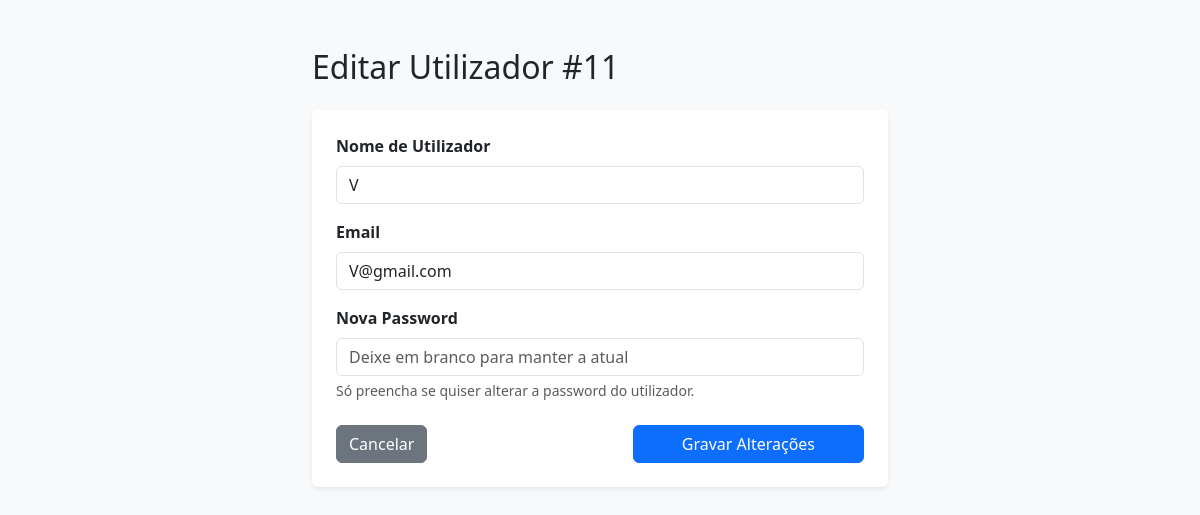
Screenshot of /admin_users_editar.php?id=11 with the database file from the repository.
### tables this page shows
CREATE TABLE IF NOT EXISTS `utilizador` (
  `id` int NOT NULL AUTO_INCREMENT,
  `nome_utilizador` varchar(50) NOT NULL,
  `email` varchar(100) NOT NULL,
  `password_hash` varchar(255) NOT NULL,
  `data_registo` timestamp NULL DEFAULT CURRENT_TIMESTAMP,
  `ativo` tinyint(1) DEFAULT '1',
  PRIMARY KEY (`id`),
  UNIQUE KEY `nome_utilizador` (`nome_utilizador`),
  UNIQUE KEY `email` (`email`)
);

### admin_users_editar.php (the view, shortened to what this page needs)
<?php
require('includes/connection.php');
$id = (int)$_GET['id'];
$stmt = $dbh->prepare("SELECT * FROM utilizador WHERE id = :id");
$stmt->execute([':id' => $id]);
$user = $stmt->fetch(PDO::FETCH_ASSOC);
?>
<!DOCTYPE html>
<html lang="pt-pt">
<head>
  <link href="https://cdn.jsdelivr.net/npm/bootstrap@5.3.8/dist/css/bootstrap.min.css" rel="stylesheet">
</head>
<body class="bg-light">
<div class="container my-5" style="max-width: 600px;">
    <h2 class="mb-4">Editar Utilizador #<?php echo $user['id']; ?></h2>
    <form method="POST" class="bg-white p-4 rounded shadow-sm">
        <div class="mb-3">
            <label class="form-label fw-bold">Nome de Utilizador</label>
            <input type="text" name="nome_utilizador" class="form-control" value="<?php echo htmlspecialchars($user['nome_utilizador']); ?>" required>
        </div>
        <div class="mb-3">
            <label class="form-label fw-bold">Email</label>
            <input type="email" name="email" class="form-control" value="<?php echo htmlspecialchars($user['email']); ?>" required>
        </div>
        <div class="mb-4">
            <label class="form-label fw-bold">Nova Password</label>
            <input type="password" name="password" class="form-control" placeholder="Deixe em branco para manter a atual">
            <div class="form-text">Só preencha se quiser alterar a password do utilizador.</div>
        </div>
        <div class="d-flex justify-content-between">
            <a href="admin_users.php" class="btn btn-secondary">Cancelar</a>
            <button type="submit" class="btn btn-primary px-5">Gravar Alterações</button>
        </div>
    </form>
</div>
</body>
</html>

### rows the page displays
utilizador: id "11", nome_utilizador "V", email "V@gmail.com"
